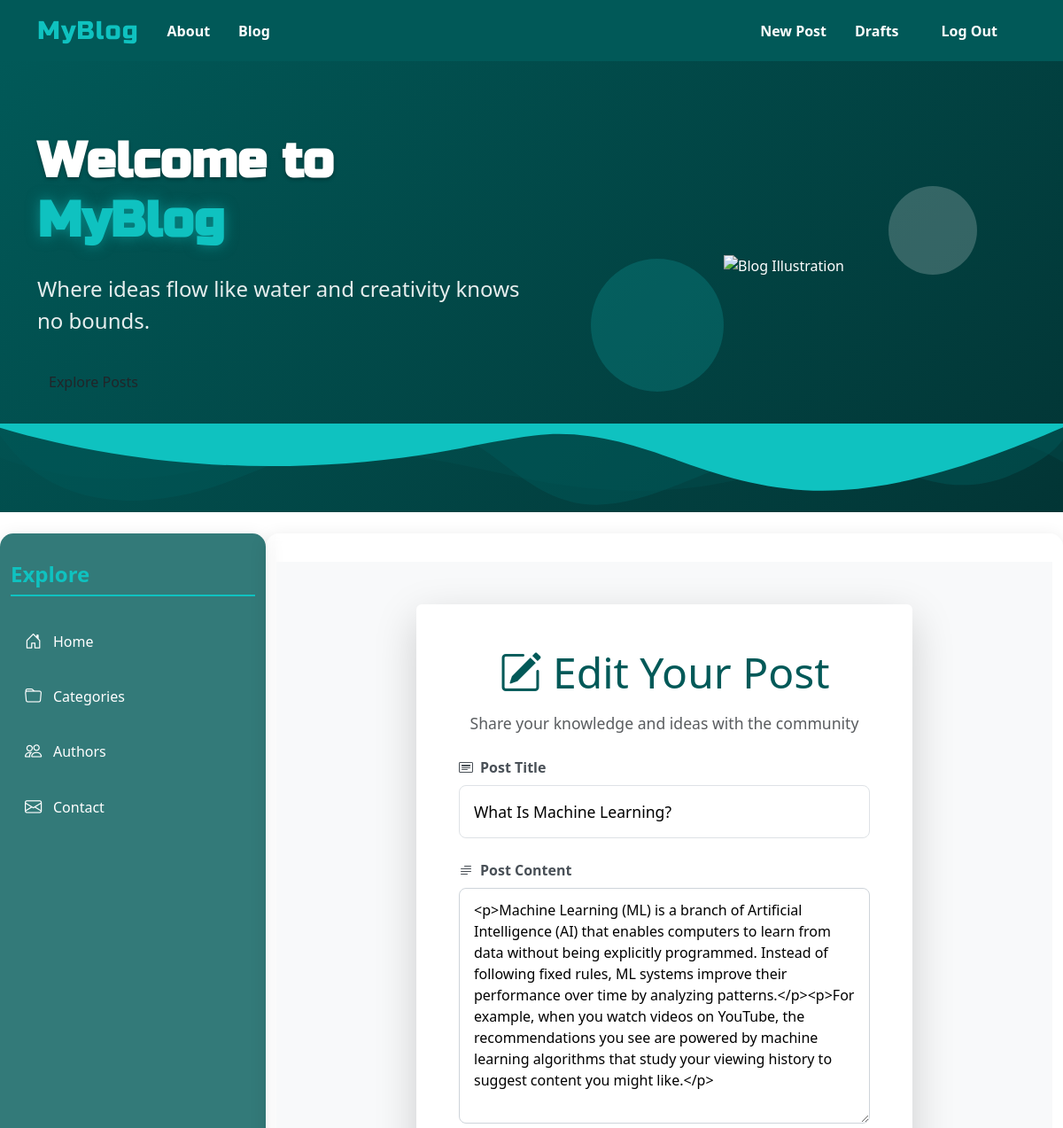
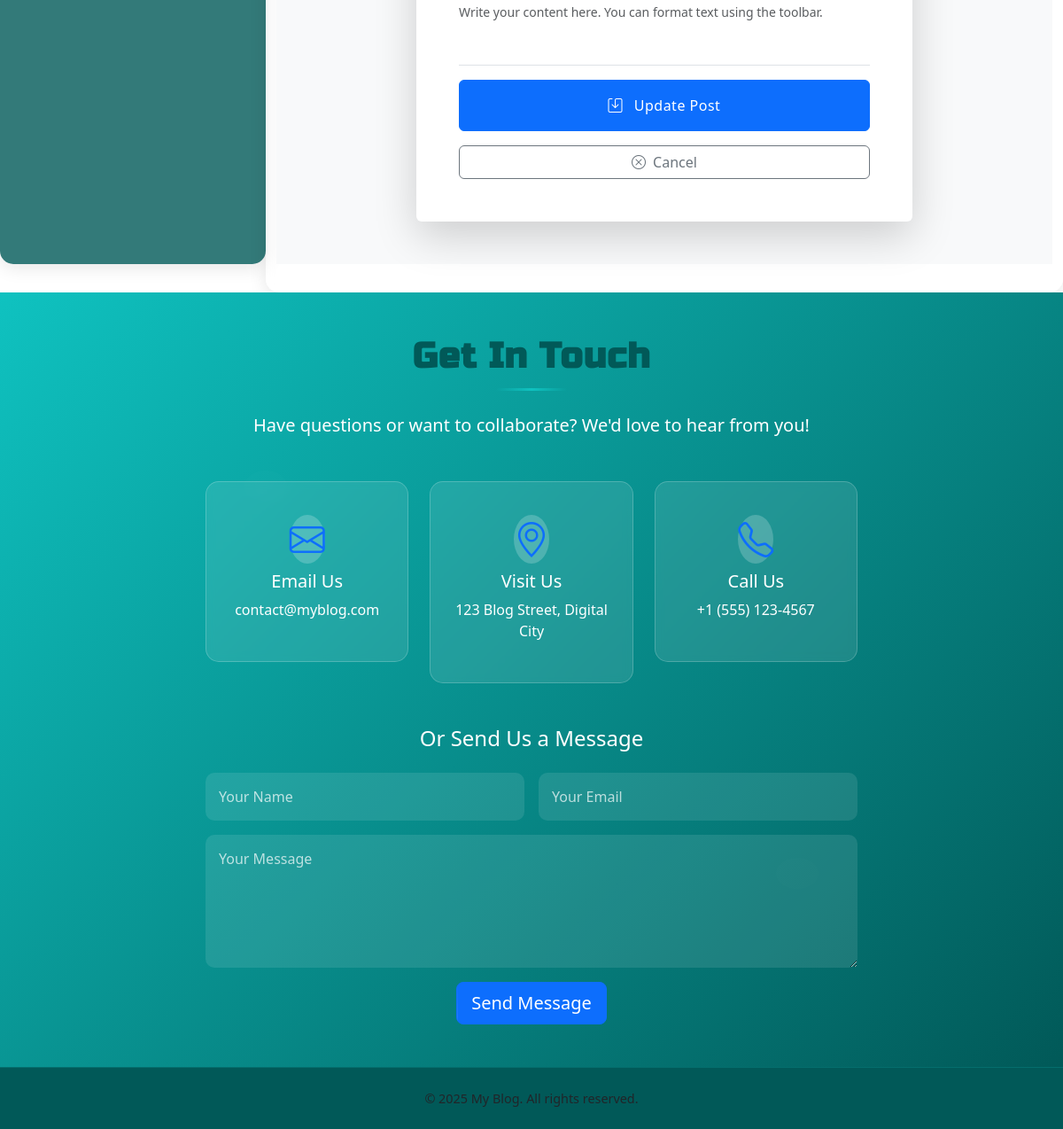
The app's page /post/22/edit/ (signed in) with its own data (2 pictures, top to bottom).
### blog/models.py (models this page shows, shortened)
class Post(models.Model):
    author = models.ForeignKey('auth.User', on_delete=models.CASCADE)
    title = models.CharField(max_length=200)
    text = models.TextField()
    created_date = models.DateTimeField(default=timezone.now)
    published_date = models.DateTimeField(blank=True, null=True)

### blog/views.py (the view)
# urls.py: path('post/<int:pk>/edit/', views.PostUpdateView.as_view(), name='post_edit'),
class PostUpdateView(LoginRequiredMixin, UpdateView):
    login_url = '/login/'
    redirect_field_name = 'blog/post_detail.html'
    form_class = PostForm
    model = Post

### blog/forms.py
class PostForm(forms.ModelForm):
    class Meta:
        model = Post
        fields = ('title', 'text',)
        widgets = {
            'title': forms.TextInput(attrs={'class': 'textinputclass'}),
            'text': forms.Textarea(attrs={'class': 'editable medium-editor-textarea '}),
        }

### blog/templates/blog/post_form.html (shortened to what this page needs)
{% extends "blog/base.html" %}
{% block content %}
<section class="post-form-section py-4 py-lg-5">
    <div class="container">
        <div class="row justify-content-center">
            <div class="col-lg-10 col-xl-8">
                <div class="post-form-card card border-0 shadow-lg">
                    <div class="card-body p-4 p-md-5">
                        <header class="form-header text-center mb-4">
                            <h1 class="form-title display-5 mb-3">
                                <i class="bi bi-pencil-square"></i>
                                {% if form.instance.pk %}Edit Your Post{% else %}Create New Post{% endif %}
                            </h1>
                            <p class="form-subtitle text-muted">
                                Share your knowledge and ideas with the community
                            </p>
                        </header>
                        <form method="POST" class="post-form">
                            <div class="form-group mb-4">
                                <label for="id_title" class="form-label">
                                    <i class="bi bi-card-heading me-2"></i>Post Title
                                </label>
                                {{ form.title }}
                            </div>
                            <div class="form-group mb-4">
                                <label for="id_text" class="form-label">
                                    <i class="bi bi-text-paragraph me-2"></i>Post Content
                                </label>
                                {{ form.text }}
                                <small class="form-text text-muted mt-2">
                                    Write your content here. You can format text using the toolbar.
                                </small>
                            </div>
                            <div class="form-actions mt-5 pt-3 border-top">
                                <button type="submit" class="btn btn-primary btn-submit w-100 py-3">
                                    <i class="bi bi-save me-2"></i>
                                    {% if form.instance.pk %}Update Post{% else %}Save Post{% endif %}
                                </button>
                                <a href="{% if form.instance.pk %}{% url 'post_detail' pk=form.instance.pk %}{% else %}{% url 'post_list' %}{% endif %}"
                                   class="btn btn-outline-secondary w-100 mt-3">
                                    <i class="bi bi-x-circle me-2"></i>Cancel
                                </a>
                            </div>
                        </form>
                    </div>
                </div>
            </div>
        </div>
    </div>
</section>
{% endblock %}

### blog/static/css/blog_final.css (style rules this page uses)
:root { --primary: #0FC2C0; --primary-dark: #015958; --white: #ffffff; --black: #000000; --gray-light: #f8f9fa; --shadow: 0 4px 20px rgba(0, 0, 0, 0.1); }
body { font-family: 'Montserrat', sans-serif; background-color: var(--primary-dark); color: var(--white); line-height: 1.6; }
.post-form-section { background-color: #f8f9fa; min-height: calc(100vh - 120px); }
.post-form-card { border-radius: 12px; overflow: hidden; }
.form-title { color: #015958; font-weight: 700; }
.form-subtitle { font-size: 1.1rem; }
.form-label { font-weight: 600; color: #495057; margin-bottom: 0.5rem; display: block; }
#id_title { width: 100%; padding: 1rem; border: 1px solid #dee2e6; border-radius: 8px; font-size: 1.1rem; }
.medium-editor-textarea { min-height: 300px; padding: 1rem; border: 1px solid #dee2e6; border-radius: 8px; background-color: white; }
.btn-submit { background-color: #0FC2C0; border: none; border-radius: 8px; font-weight: 600; letter-spacing: 0.5px; transition: all 0.3s ease; }
.form-group { margin-bottom: 1.5rem; }
.form-group label { display: block; margin-bottom: 0.5rem; font-weight: 600; color: #495057; }
.form-group input, .form-group textarea { width: 100%; padding: 0.75rem 1rem; border: 1px solid #ced4da; border-radius: 8px; font-size: 1rem; transition: border-color 0.15s ease-in-out; }
.form-group textarea { min-height: 150px; resize: vertical; }
.btn-primary { background: white; color: #015958; border: none; font-weight: bold; padding: 12px 30px; border-radius: 50px; position: relative; overflow: hidden; transition: all 0.3s ease; }
.btn-primary::before { content: ''; position: absolute; top: 0; left: 0; width: 100%; height: 100%; background: linear-gradient(45deg, transparent, rgba(255, 255, 255, 0.5), transparent); transform: translateX(-100%); transition: all 0.5s ease; }

### records on screen
Post: title "What Is Machine Learning?", text "<p>Machine Learning (ML) is a branch of Artificial Intelligence (AI) that enables computers to learn from data without being explicitly programmed. Instead of following fixed rules, ML systems improve their performance over time by analyzing patterns.</p><p>For example, when you watch videos on YouTube, the recommendations you see are powered by machine learning algorithms that study your viewing history to suggest content you might like.</p>"
